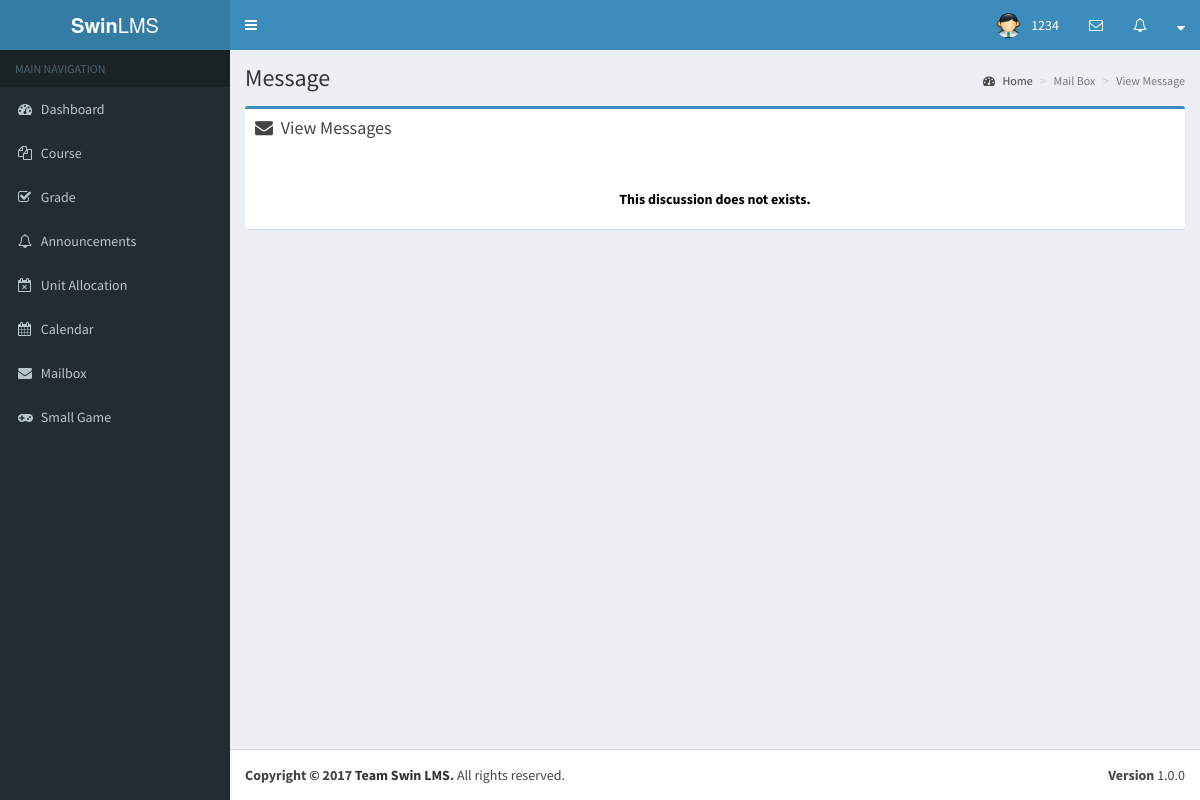
The app's page /student/view_message.php?id=3, older data.
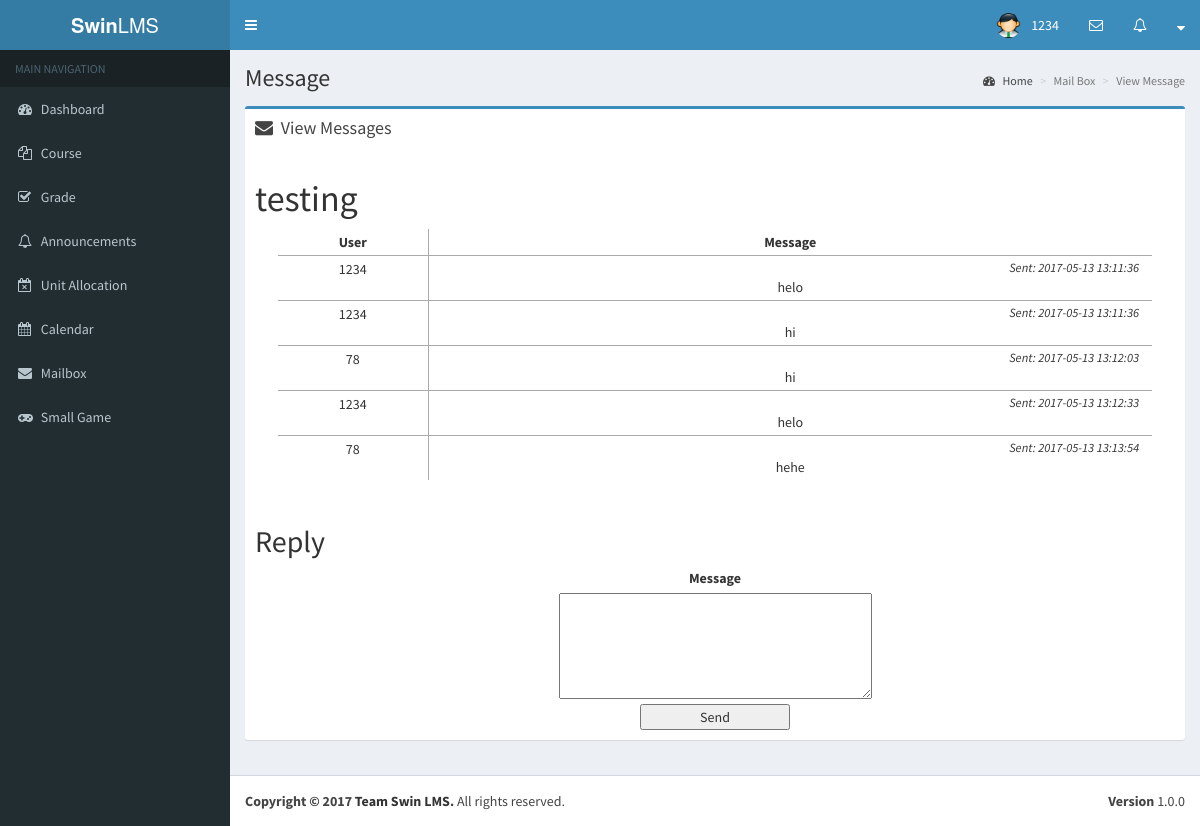
The same page, newer data.
### tables this page shows
CREATE TABLE `messages` (
  `id` bigint(11) NOT NULL,
  `id2` int(11) NOT NULL,
  `subject` varchar(255) NOT NULL,
  `user1` bigint(11) NOT NULL,
  `user2` bigint(11) NOT NULL,
  `message` text NOT NULL,
  `time` datetime NOT NULL DEFAULT CURRENT_TIMESTAMP ON UPDATE CURRENT_TIMESTAMP,
  `user1read` varchar(3) NOT NULL,
  `user2read` varchar(3) NOT NULL
);

CREATE TABLE `users` (
  `id` int(11) NOT NULL,
  `login_id` varchar(25) NOT NULL,
  `password` varchar(50) NOT NULL,
  `created` datetime NOT NULL,
  `type` varchar(10) NOT NULL,
  `email` varchar(50) NOT NULL,
  `first_name` varchar(45) NOT NULL,
  `last_name` varchar(45) NOT NULL,
  `address` varchar(100) NOT NULL,
  `city` varchar(20) DEFAULT NULL,
  `country` varchar(20) DEFAULT NULL,
  `postcode` int(10) DEFAULT NULL,
  `phone` int(15) DEFAULT NULL,
  `contact` int(11) NOT NULL,
  `course_id` int(11) DEFAULT NULL,
  `department` varchar(50) DEFAULT NULL,
  `dob` date DEFAULT NULL,
  `photo` varchar(100) DEFAULT NULL,
  `egname` varchar(50) DEFAULT NULL,
  `egemail` varchar(50) DEFAULT NULL,
  `egcontact` varchar(15) DEFAULT NULL,
  `relationship` varchar(15) DEFAULT NULL
);

### student/view_message.php (the view, shortened to what this page needs)
<!DOCTYPE html>
<html>
    <?php include_once('first.php') ?>
    <link href="../bootstrap/css/mail.css" rel="stylesheet" />
    <body class="hold-transition skin-blue sidebar-mini">
        <?php include_once('header.php')?>
        <?php include_once('sidebar.php') ?>
        <div class="content-wrapper">
            <section class="content-header">
                <h1>
                    Message
                </h1>
                <ol class="breadcrumb">
                    <li><a href="dashboard.php"><i class="fa fa-dashboard"></i> Home</a></li>
                    <li class="active">Mail Box</li>
                    <li class="active">View Message</li>
                </ol>
            </section>
            <section class="content">
                <div class="row">
                    <section class="col-lg-12">
                        <div class="box box-primary">
                            <div class="box-header">
                                <i class="fa fa-envelope"></i>
                                <h2 class="box-title">View Messages</h2>
                            </div>
                            <?php
                                if(isset($_SESSION['user_id']))
                                {
                                    if(isset($_GET['id']))
                                    {
                                        $id = intval($_GET['id']);
                                        $req1 = mysql_query('select subject, user1, user2 from messages where id="'.$id.'" and id2="1"');
                                        $dn1 = mysql_fetch_array($req1);
                                        if(mysql_num_rows($req1)==1)
                                        {
                                            if($dn1['user1']==$_SESSION['user_id'] or $dn1['user2']==$_SESSION['user_id'])
                                            {
                                                if($dn1['user1']==$_SESSION['user_id'])
                                                {
                                                    mysql_query('update messages set user1read="yes" where id="'.$id.'" and id2="1"');
                                                    $user_partic = 2;
                                                }
                                                else
                                                {
                                                    $user_partic = 1;
                                                }
                                                $req2 = mysql_query('select messages.time, messages.message, users.id as user_id, users.login_id from messages, users where messages.id="'.$id.'" and users.id=messages.user1 order by messages.id2');
                                                if(isset($_POST['message']) and $_POST['message']!='')
                                                {
                                                    $message = $_POST['message'];
                                                    if(get_magic_quotes_gpc())
                                                    {
                                                        $message = stripslashes($message);
                                                    }
                                                    $message = mysql_real_escape_string(nl2br(htmlentities($message, ENT_QUOTES, 'UTF-8')));
                                                    if(mysql_query('insert into messages (id, id2, subject, user1, user2, message, time, user1read, user2read)values("'.$id.'", "'.(intval(mysql_num_rows($req2))+1).'", "", "'.$_SESSION['user_id'].'", "", "'.$message.'", NOW(), "", "")') and mysql_query('update messages set user'.$user_partic.'read="yes" where id="'.$id.'" and id2="1"'))
                                                    {
                            ?>
                                <div class="message">Your message has successfully been sent.<br />
                                <a href="view_message.php?id=<?php echo $id; ?>">Go to the view</a></div>
                                <?php
                                    }
                                    else
                                    {
                                ?>
                                <div class="message">Error while sending the message.<br />
                                <a href="view_message.php?id=<?php echo $id; ?>">Go to the view</a></div>
                                <?php
                                    }
                                }
                                else
                                {
                            ?>
                            <div class="box-body">
                                <h1><?php echo $dn1['subject']; ?></h1>
                                <table class="messages_table">
                                    <tr>
                                        <th class="author">User</th>
                                        <th>Message</th>
                                    </tr>
                                <?php
                                while($dn2 = mysql_fetch_array($req2))
                                {
                                ?>
                                    <tr>
                                        <td class="author center">
                                            <span><?php echo $dn2['login_id']; ?></span>
                                        </td>
                                        <td class="left">
                                            <div class="date">
                                                Sent: <?php echo date($dn2['time']); ?>
                                            </div>
                                            <?php echo $dn2['message']; ?>
                                        </td>
                                    </tr>
                                <?php
                                }
                                ?>
                                </table>
                                <br />
                                <h2>Reply</h2>
                                <div class="center">
                                    <form action="view_message.php?id=<?php echo $id; ?>" method="post">
                                        <label for="message" class="center">Message</label><br />
                                        <textarea cols="40" rows="5" name="message" id="message"></textarea><br />
                                        <input type="submit" value="Send" />
                                    </form>
                                </div>
                            </div>
                            <?php
                                }
                                            }
                                            else
                                            {
                                                echo '<div class="message">You dont have the rights to access this page.</div>';
                                            }
                                        }
                                        else
                                        {
                                            echo '<div class="message">This discussion does not exists.</div>';
                                        }
                                    }
                                    else
                                    {
                                        echo '<div class="message">The discussion ID is not defined.</div>';
                                    }
                                }
                                else
                                {
                                    echo '<div class="message">You must be logged to access this page.</div>';
                                }
                            ?>
                        </div>
                    </section>
                </div>
            </section>
        </div>
        <?php include_once('footer.php') ?>
    </body>
</html>

### student/first.php (shortened to what this page needs)
<head>
  <link rel="stylesheet" href="../bootstrap/css/bootstrap.min.css">
  <link rel="stylesheet" href="https://cdnjs.cloudflare.com/ajax/libs/font-awesome/4.5.0/css/font-awesome.min.css">
  <link rel="stylesheet" href="https://cdnjs.cloudflare.com/ajax/libs/ionicons/2.0.1/css/ionicons.min.css">
  <link rel="stylesheet" href="../plugins/datatables/dataTables.bootstrap.css">
  <link rel="stylesheet" href="../dist/css/AdminLTE.min.css">
  <link rel="stylesheet" href="../dist/css/skins/_all-skins.min.css">
  <link rel="stylesheet" href="../plugins/iCheck/flat/blue.css">
  <link rel="stylesheet" href="../plugins/morris/morris.css">
  <link rel="stylesheet" href="../plugins/jvectormap/jquery-jvectormap-1.2.2.css">
  <link rel="stylesheet" href="../plugins/datepicker/datepicker3.css">
  <link rel="stylesheet" href="../plugins/daterangepicker/daterangepicker.css">
  <link rel="stylesheet" href="../plugins/bootstrap-wysihtml5/bootstrap3-wysihtml5.min.css">
</head>

### student/header.php (shortened to what this page needs)
<header class="main-header">
    <a href="dashboard.php" class="logo">
      <span class="logo-lg"><b>Swin</b>LMS</span>
    </a>
    <nav class="navbar navbar-static-top">
      <a href="#" class="sidebar-toggle" data-toggle="offcanvas" role="button">
      </a>
      <div class="navbar-custom-menu">
        <ul class="nav navbar-nav">
          <li class="dropdown user user-menu">
            <a href="dashboard.php" class="dropdown-toggle" data-toggle="dropdown">
              <img src="../dist/img/admin.ico" class="user-image" alt="User Image">
              <span class="hidden-xs"><?php echo $_SESSION['login_id']; ?></span>
            </a>
          </li>
          <li class="dropdown messages-menu">
            <a href="#" class="dropdown-toggle" data-toggle="dropdown">
              <i class="fa fa-envelope-o"></i>
            </a>
          </li>
          <li class="dropdown notifications-menu">
            <a href="#" class="dropdown-toggle" data-toggle="dropdown">
              <i class="fa fa-bell-o"></i>
            </a>
          </li>
          <li class="dropdown notifications-menu">
            <a href="#" class="dropdown-toggle" data-toggle="dropdown">
              <i class="fa fa-sort-down"></i>
            </a>
          </li>
        </ul>
      </div>
    </nav>
  </header>

### student/sidebar.php
<aside class="main-sidebar">
    <section class="sidebar">
<ul class="sidebar-menu">
        <li class="header">MAIN NAVIGATION</li>
        <li>
          <a href="dashboard.php">
            <i class="fa fa-dashboard"></i> <span>Dashboard</span>
          </a>
        </li>
        <li>
          <a href="course_list.php">
            <i class="fa fa-files-o"></i>
            <span>Course</span>
          </a>
        </li>
        <li>
          <a href="grade.php">
            <i class="fa fa-check-square-o"></i>
            <span>Grade</span>
          </a>
        </li>
        <li>
          <a href="announcements.php">
            <i class="fa fa-bell-o"></i>
            <span>Announcements</span>
          </a>
        </li>
        <li>
          <a href="unit_allocate.php">
            <i class="fa fa-calendar-times-o"></i>
            <span>Unit Allocation</span>
          </a>
        </li>
        <li>
          <a href="calendar.php">
            <i class="fa fa-calendar"></i> <span>Calendar</span>
          </a>
        </li>
        <li>
          <a href="mailbox.php">
            <i class="fa fa-envelope"></i> <span>Mailbox</span>
          </a>
        </li>
        <li>
          <a href="game.php">
            <i class="fa fa-gamepad"></i> <span>Small Game</span>
          </a>
        </li>
      </ul>
    </section>
  </aside>

### student/footer.php
<footer class="main-footer">
    <div class="pull-right hidden-xs">
      <b>Version</b> 1.0.0
    </div>
    <strong>Copyright &copy; 2017 <a>Team Swin LMS</a>.</strong> All rights reserved.
  </footer>

Row changes from the older to the newer data that the page shows:
added messages: subject "testing", users.login_id "1234", time "2017-05-13 13:11:36", message "helo"
added messages: users.login_id "1234", time "2017-05-13 13:11:36", message "hi"
added messages: users.login_id "78", time "2017-05-13 13:12:03", message "hi"
added messages: users.login_id "1234", time "2017-05-13 13:12:33", message "helo"
added messages: users.login_id "78", time "2017-05-13 13:13:54", message "hehe"
Text that changed along with them:
form field value: (not shown) → "Send"
text no longer shown: "This discussion does not exists."
text now shown: "User Message Reply Message"
